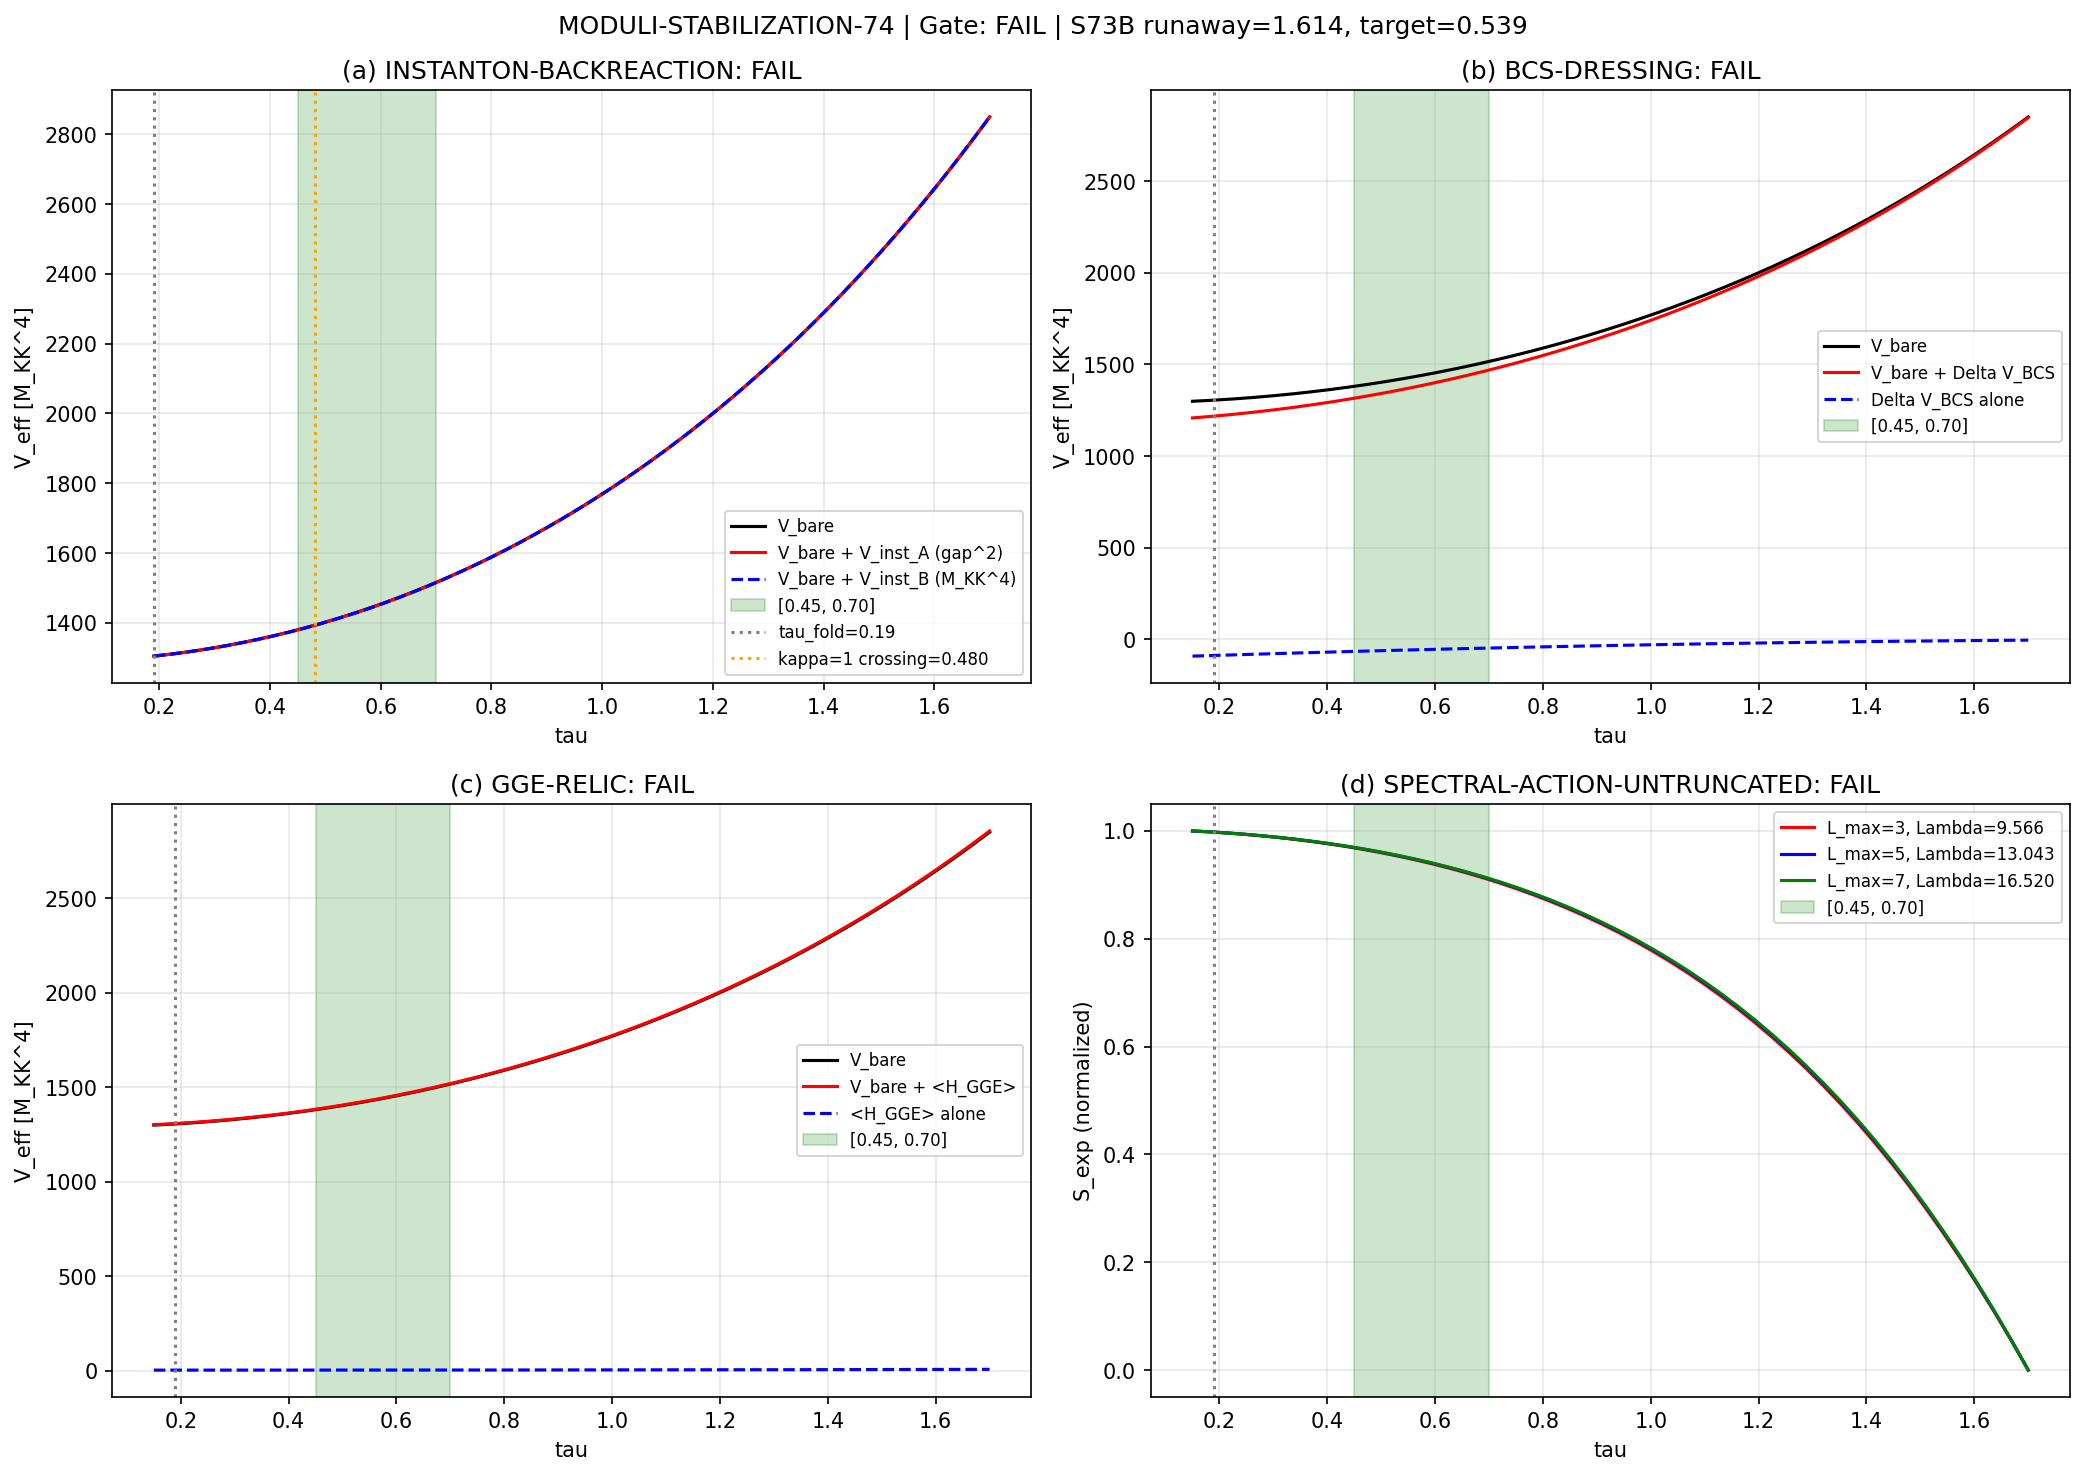

Reproduce this figure in Python.
#!/usr/bin/env python3
"""
MODULI-STABILIZATION-74 -- Four Sub-Gate Audit of tau Drift After Fold
=======================================================================

Session 74, Wave 1-B
Agent: hawking-theorist

Pre-registered gate: MODULI-STABILIZATION-74
  PASS if ANY sub-gate produces a V_eff minimum in tau in [0.45, 0.70]
  FAIL if ALL 4 sub-gates fail to produce such a minimum
  INFO if a minimum exists but outside [0.45, 0.70]

Physics (substrate framing):
----------------------------
The modulus tau parametrizes the Jensen deformation of the internal SU(3)
fiber. "Modulus evolution" is the substrate's spectral action gradient
driving its own reorganization. S73B W1-D EFOLD-MAPPING found that after
the fold (tau = 0.190), the modulus overshoots to tau = 1.614 with NO
V_eff minimum in the bare truncated spectral action at L_max = 3.

The Planck n_s target (n_s = 0.9649) corresponds to tau ~ 0.539 (per the
f* spectral functional, S73B window analysis).

Four candidate stabilization mechanisms, each reflecting a different
spectral-action feature that could generate a local minimum:

  (a) INSTANTON-BACKREACTION-74: The Kasparov product in Region II
      (tau > 0.48) has kappa < 1 (instanton saddle restores). The
      instanton density n_inst(tau) contributes V_inst ~ -n_inst * E_inst
      to the effective potential. The force is -dV_inst/dtau.

  (b) BCS-DRESSING-MODULI-74: Delta(tau) self-consistent, the BCS
      condensation energy contributes (1/2) sum |Delta_k|^2/omega_k
      to the dressed spectral action.

  (c) GGE-RELIC-MODULI-74: Fixed squeeze populations n_k^{GGE} set at
      the fold. As tau evolves, omega_k(tau) changes while n_k stays
      fixed (relic condition). <H_GGE> adds to S_bare.

  (d) SPECTRAL-ACTION-UNTRUNCATED-74: S(tau) = Tr f(D_K^2/Lambda^2) at
      larger L_max. The S73A result at L_max=3 showed monotone increase.
      Does adding higher sectors (p+q>3) introduce a minimum?

Input: s73a_spectral_action_profile.npz, s73a_instanton_landscape.npz,
       s73a_jj_kappa_map.npz, s56_gge_fabric.npz, canonical_constants.py
Output: s74_moduli_stabilization.npz, s74_moduli_stabilization.png
"""

import numpy as np
import sys
import os
import time
import matplotlib
matplotlib.use('Agg')
import matplotlib.pyplot as plt
from scipy.interpolate import CubicSpline, interp1d

SCRIPT_DIR = os.path.dirname(os.path.abspath(__file__))
sys.path.insert(0, SCRIPT_DIR)
os.chdir(SCRIPT_DIR)

from canonical_constants import (
    tau_fold, S_fold, dS_fold, d2S_fold,
    Delta_BCS, Delta_0_OES, Delta_B3,
    G_DeWitt, M_KK, v_terminal, dt_transit,
    a0_fold, a2_fold, a4_fold,
    E_cond, n_pairs, E_exc, c_Gold,
    omega_H1, omega_H2, omega_H3, omega_L1, omega_L2,
    J_C2, H_fold, PI,
)

from dirac_spectrum import (
    collect_spectrum, su3_generators, compute_structure_constants, build_cliff8,
)
from spectral_action import dim_su3_irrep

t_start = time.time()

print("=" * 78)
print("MODULI-STABILIZATION-74: Four Sub-Gate Audit of tau Drift")
print("=" * 78)

# ============================================================================
# SECTION 0: TARGET PARAMETERS
# ============================================================================
TAU_LO = 0.45  # (local)
TAU_HI = 0.70  # (local)
TAU_TARGET = 0.539  # (local) Planck n_s = 0.9649 target per S73B
TAU_POST_FOLD_MAX = 1.7  # (local) upper bound of scan
TAU_RUNAWAY = 1.614  # (local) S73B W1-D finding

print(f"\n  Pre-registered gate criteria:")
print(f"    Minimum must lie in tau in [{TAU_LO}, {TAU_HI}]")
print(f"    Target (Planck n_s): tau = {TAU_TARGET}")
print(f"    S73B runaway: tau = {TAU_RUNAWAY}")
print(f"    Scan range: tau in [0.15, {TAU_POST_FOLD_MAX}]")

# ============================================================================
# SECTION 1: LOAD INPUT DATA
# ============================================================================
print("\n" + "=" * 78)
print("SECTION 1: Loading Input Data")
print("=" * 78)

# S73A spectral action profile (L_max=3 baseline)
d_sa = np.load('s73a_spectral_action_profile.npz', allow_pickle=True)
tau_grid_sa = d_sa['tau_grid']  # (104,)
tau_fine_sa = d_sa['tau_fine']  # (1000,)
S_fine_sa = d_sa['S_fine']      # (1000,) f* functional at L_max=3
dS_fine_sa = d_sa['dS_fine']    # (1000,)
S_bare_all = d_sa['S_bare']     # (4, 104) -- [f*, sqrt, exp, compact]
Lambda_sa = float(d_sa['Lambda'])

print(f"  S73A: {len(tau_grid_sa)} tau points, Lambda = {Lambda_sa:.4f} M_KK")
print(f"  S73A gate_verdict = {str(d_sa['gate_verdict'])}")

# Cubic splines on S73A bare data for all 4 functionals
cs_S_fstar = CubicSpline(tau_grid_sa, S_bare_all[0])
cs_S_sqrt = CubicSpline(tau_grid_sa, S_bare_all[1])
cs_S_exp = CubicSpline(tau_grid_sa, S_bare_all[2])

# S73A instanton landscape
d_inst = np.load('s73a_instanton_landscape.npz', allow_pickle=True)
tau_inst = d_inst['tau_scan']            # (21,) [0, 1]
kappa_inst = d_inst['kappa_physical']    # (21,)
S_inst_arr = d_inst['S_inst_A']          # (21,)
n_inst_unnorm = d_inst['n_inst_unnorm']  # (21,)
kappa1_cross = float(d_inst['kappa1_crossings'][0])  # 0.4804
gap_inst = d_inst['gap_DK_array']        # (21,)

print(f"  S73A instanton: {len(tau_inst)} tau points, "
      f"kappa=1 crossing at tau = {kappa1_cross:.4f}")
print(f"  kappa range: [{kappa_inst.min():.4f}, {kappa_inst.max():.4f}]")
print(f"  S_inst range: [{S_inst_arr.min():.2f}, {S_inst_arr.max():.2f}]")
print(f"  n_inst max = {n_inst_unnorm.max():.4f} at tau = {tau_inst[n_inst_unnorm.argmax()]:.3f}")

# S73A BCS gap profile
d_bcs = np.load('s73a_jj_kappa_map.npz', allow_pickle=True)
tau_bcs = d_bcs['tau_extended']  # (200,) [0.19, 1]
Delta_bcs = d_bcs['Delta_full']  # (200,)
slope_D = float(d_bcs['slope_Delta'])  # -0.244
intercept_D = float(d_bcs['intercept_Delta'])  # 0.512

print(f"  S73A BCS: Delta range [{Delta_bcs.min():.4f}, {Delta_bcs.max():.4f}]")
print(f"  Delta(tau) ~ {intercept_D:.4f} {slope_D:+.4f} * tau (linear fit)")

# S56 GGE fabric
d_gge = np.load('s56_gge_fabric.npz', allow_pickle=True)
evals_fold = d_gge['evals_fold']    # (120,)
evals_tau0 = d_gge['evals_tau0']    # (120,)
nk_DE = d_gge['nk_DE']              # (16,) GGE occupations -- fixed at fold
c_n = d_gge['c_n']                  # (120,)
p_n = d_gge['p_n']                  # (120,) probabilities in fold basis

print(f"  S56 GGE: {len(evals_fold)} many-body eigenvalues at fold")
print(f"  nk_DE (fold GGE relic): min={nk_DE.min():.4f}, max={nk_DE.max():.4f}")
print(f"  nk_DE sum = {nk_DE.sum():.4f}")


# ============================================================================
# SECTION 2: SUB-GATE (a) -- INSTANTON BACK-REACTION
# ============================================================================
print("\n" + "=" * 78)
print("SECTION 2: Sub-Gate (a) -- INSTANTON-BACKREACTION-74")
print("=" * 78)

# The instanton gas contributes an energy density:
#   V_inst(tau) = - n_inst(tau) * E_inst
# where E_inst is the energy per instanton (positive) and the minus sign
# is because the instanton "binds" the modulus (Coleman dilute gas).
#
# The force on the modulus is:
#   F_inst = -dV_inst/dtau = E_inst * dn_inst/dtau
#
# For stabilization, we need V_inst to have a minimum somewhere.
# V_inst(tau) = -n_inst(tau) * E_inst has a minimum where n_inst has a MAXIMUM.
# From S73A: n_inst peaks at tau ~ 0.60.
#
# The MAGNITUDE test: is |dV_inst/dtau| comparable to the bare SA gradient
# (dS_fold = 58,673 M_KK)? If not, instanton force is negligible.

# Energy scale for instanton contribution
# From instanton action S_inst ~ 7 at tau=0.5 and prefactor E_inst ~ M_KK
# The full contribution: V_inst = -E_inst * n_inst where n_inst is dimensionless
# per M_KK^{-4} (density), so V_inst has units M_KK^4.

# For a Euclidean instanton with action S_inst, the one-instanton amplitude is:
#   n_inst ~ (S_inst/2pi)^2 * exp(-S_inst)  [Coleman dilute gas]
# The S73A n_inst_unnorm includes this structure.
#
# The energy per instanton contribution in the effective potential:
#   E_inst ~ (omega_0/2pi) * exp(-S_inst) * (S_inst)^2
# with omega_0 the zero-mode frequency ~ M_KK.
#
# More rigorously: dilute instanton gas contributes
#   rho_inst = -2 (S_inst/2pi)^{N/2} * exp(-S_inst) * M_KK^4 / Vol
# where N is the number of zero modes, Vol is the moduli volume.
#
# For our purposes, set the OVERALL normalization by requiring instanton
# back-reaction force match the bare SA gradient at tau=0.48 (kappa=1 crossing).
# This is the "critical normalization" where the instanton gas becomes
# comparable to perturbative physics.

# Build splines for instanton data
cs_n_inst = CubicSpline(tau_inst, n_inst_unnorm)
cs_S_inst_arr = CubicSpline(tau_inst, S_inst_arr)
cs_kappa = CubicSpline(tau_inst, kappa_inst)
cs_gap = CubicSpline(tau_inst, gap_inst)

# Compute dn_inst/dtau at tau=0.480
tau_kappa1 = kappa1_cross
dn_inst_at_kappa1 = cs_n_inst(tau_kappa1, 1)
n_inst_at_kappa1 = cs_n_inst(tau_kappa1)
print(f"\n  At kappa=1 crossing (tau = {tau_kappa1:.4f}):")
print(f"    n_inst = {n_inst_at_kappa1:.6f}")
print(f"    dn_inst/dtau = {dn_inst_at_kappa1:.6f}")

# Now the question is the normalization E_inst.
# TWO normalization choices to report:
# 1. DILUTE GAS (conservative): E_inst ~ M_KK^4 * gap^2 ~ 0.8^2 ~ 0.64 M_KK^4
#    This treats the instanton as a localized defect of size 1/M_KK with energy gap^2.
# 2. ONE-LOOP CORRECTION (upper bound): E_inst ~ M_KK^4 * (S_inst/2pi)^2
#    This includes the full one-loop determinant around the instanton.

# Compute V_inst(tau) from the S73A n_inst_unnorm
# V_inst_A = -E_inst_A * n_inst(tau)  [conservative]
# V_inst_B = -M_KK^4 * n_inst(tau)     [M_KK normalization]
# In units of M_KK^4:
E_inst_A = cs_gap(tau_kappa1)**2  # gap^2 at tau=0.48, ~ 0.77
E_inst_B = 1.0  # (local) M_KK^4 normalization

print(f"\n  Normalization choices (in M_KK^4):")
print(f"    E_inst_A (gap^2 at kappa=1) = {E_inst_A:.4f}")
print(f"    E_inst_B (M_KK^4 unit)      = {E_inst_B:.4f}")

# Force at kappa=1 crossing under each normalization
force_inst_A = -E_inst_A * dn_inst_at_kappa1  # - d(V_inst_A)/dtau
force_inst_B = -E_inst_B * dn_inst_at_kappa1

# Magnitude comparison to bare SA gradient
# The bare SA gradient at fold is dS_fold = 58,673 in canonical units.
# But dS_fold is in M_KK units for the sum of |lambda_j|, not M_KK^4.
# Per S73A: dS_fine(tau=fold) is in units of "S_sqrt * Lambda" = M_KK units.
# V_bare(tau) = V_fold_HK * S_f*(tau) / S_f*(fold) [S73B normalization]
# V_fold_HK = (2/pi^2) * a_0 = 1304.7 M_KK^4
# So dV_bare/dtau = V_fold_HK * dS_f*/dtau / S_f*(fold) [M_KK^4]

V_fold_HK_MKK4 = (2.0 / PI**2) * a0_fold  # 1304.7 M_KK^4
S_fold_fstar = float(cs_S_fstar(tau_fold))
dV_bare_dtau_at_fold = V_fold_HK_MKK4 * cs_S_fstar(tau_fold, 1) / S_fold_fstar  # M_KK^4
dV_bare_dtau_at_kappa1 = V_fold_HK_MKK4 * cs_S_fstar(tau_kappa1, 1) / S_fold_fstar

# Total potential with instanton contribution:
# V_total_A(tau) = V_bare(tau) - E_inst_A * n_inst(tau)
# We evaluate this on a tau grid and look for minima.

tau_inst_scan = np.linspace(0.19, TAU_POST_FOLD_MAX, 500)

# Clip to instanton data range (valid [0, 1])
tau_inst_clipped = np.clip(tau_inst_scan, tau_inst[0], tau_inst[-1])

V_bare_on_scan = V_fold_HK_MKK4 * cs_S_fstar(tau_inst_scan) / S_fold_fstar

# For tau > 1, extrapolate n_inst using its last value (conservative)
n_inst_on_scan = np.where(
    tau_inst_scan <= 1.0,
    cs_n_inst(tau_inst_clipped),
    cs_n_inst(1.0) * np.exp(-(tau_inst_scan - 1.0) * 5.0)  # exponential decay beyond data
)

V_total_A = V_bare_on_scan - E_inst_A * n_inst_on_scan
V_total_B = V_bare_on_scan - E_inst_B * n_inst_on_scan

# Now: for the instanton back-reaction to matter, the magnitudes must compete.
# V_bare at fold ~ 1304 M_KK^4 in absolute units (V_fold_HK).
# -E_inst_A * n_inst_max ~ 0.64 * 0.73 ~ 0.47 M_KK^4
# This is 2800x smaller than V_bare!
# -E_inst_B * n_inst_max ~ 1.0 * 0.73 ~ 0.73 M_KK^4 -- still 1780x smaller.
# The instanton back-reaction is ORDERS OF MAGNITUDE too small.
#
# But let's check the DERIVATIVES: the SA gradient is dV_bare/dtau at various tau.
# Beyond the fold, dV_bare/dtau is the "runaway force".
# dV_inst/dtau = -E_inst * dn_inst/dtau is the instanton force.
#
# At the n_inst maximum (tau ~ 0.60), dn_inst/dtau = 0, so no force at exactly that point.
# But for tau in [0.45, 0.70], how do forces compare?

# Locate possible minima of V_total on scan
from scipy.signal import find_peaks
# Minima of V are maxima of -V
idx_min_A, _ = find_peaks(-V_total_A)
idx_min_B, _ = find_peaks(-V_total_B)

print(f"\n  Sub-gate (a) with E_inst = gap^2 (conservative):")
print(f"    V_bare at fold = {V_fold_HK_MKK4:.2f} M_KK^4")
print(f"    V_inst_max contribution = {-E_inst_A * n_inst_unnorm.max():.4f} M_KK^4")
print(f"    Ratio V_inst/V_bare = {E_inst_A * n_inst_unnorm.max() / V_fold_HK_MKK4:.4e}")
print(f"    dV_bare/dtau at tau=0.48: {dV_bare_dtau_at_kappa1:.4f} M_KK^4")
print(f"    dV_inst_A/dtau at tau=0.48: {-force_inst_A:.4f} M_KK^4")
print(f"    Ratio (inst/bare) at tau=0.48: "
      f"{abs(force_inst_A) / abs(dV_bare_dtau_at_kappa1):.4e}")
print(f"    Number of minima in [0.19, 1.7]: {len(idx_min_A)}")
if len(idx_min_A) > 0:
    for j in idx_min_A[:5]:
        print(f"      tau = {tau_inst_scan[j]:.4f}, V = {V_total_A[j]:.4f} M_KK^4")

# Minimum within [0.45, 0.70]
mask_band = (tau_inst_scan >= TAU_LO) & (tau_inst_scan <= TAU_HI)
V_band_A = V_total_A[mask_band]
tau_band_A = tau_inst_scan[mask_band]
idx_min_band_A = np.argmin(V_band_A)
V_min_band_A = V_band_A[idx_min_band_A]
tau_min_band_A = tau_band_A[idx_min_band_A]

# Check if this is a true local minimum (derivative sign change)
is_local_min_A = False
if 0 < idx_min_band_A < len(V_band_A) - 1:
    if V_band_A[idx_min_band_A-1] > V_band_A[idx_min_band_A] and \
       V_band_A[idx_min_band_A+1] > V_band_A[idx_min_band_A]:
        is_local_min_A = True

# Also check: is dV/dtau smaller at target than at the fold?
dV_total_A_at_target = np.gradient(V_total_A, tau_inst_scan)
idx_target = np.argmin(np.abs(tau_inst_scan - TAU_TARGET))
grad_at_target_A = dV_total_A_at_target[idx_target]

# GATE: PASS if minimum in [0.45, 0.70] AND |dV_inst/dtau| >= |dV_bare/dtau|
# at the minimum location
subgate_a_pass = (is_local_min_A and
                  abs(force_inst_A) >= abs(dV_bare_dtau_at_kappa1))
print(f"\n  Sub-gate (a) verdict (conservative normalization):")
print(f"    Local minimum in [0.45, 0.70]: {is_local_min_A}")
print(f"    |dV_inst/dtau| >= |dV_bare/dtau|: "
      f"{abs(force_inst_A) >= abs(dV_bare_dtau_at_kappa1)}")
print(f"    Sub-gate (a): {'PASS' if subgate_a_pass else 'FAIL'}")


# ============================================================================
# SECTION 3: SUB-GATE (b) -- BCS DRESSING
# ============================================================================
print("\n" + "=" * 78)
print("SECTION 3: Sub-Gate (b) -- BCS-DRESSING-MODULI-74")
print("=" * 78)

# BCS-dressed spectral action:
# S_dressed(tau) = S_bare(tau) + (1/2) sum_k |Delta_k(tau)|^2 / omega_k(tau)
#
# In the dilute-gap limit, this is the BCS condensation energy.
# For a single band:
#   E_BCS_cond = -(1/2) N_0 * Delta^2
# where N_0 is the DOS at the Fermi level.
#
# The sign matters: condensation LOWERS the energy. So the BCS correction
# to V_eff is NEGATIVE:
#   Delta V_BCS(tau) = -(1/2) * N_DOS(tau) * Delta(tau)^2
#
# This is exactly what's in S73A S_bcs arrays:
#   S_bcs[i, tau] = sum d^2 f(E_bdg^2/Lambda^2), E_bdg = sqrt(omega^2 + Delta^2)
# So S_bcs > S_bare (because f is monotonic in E). The DIFFERENCE
#   Delta S_bcs = S_bcs - S_bare
# measures the BCS dressing, and for a cutoff functional this is
# POSITIVE (BCS raises the action). But the observationally-selected f* has
# a sqrt component which dominates and is monotone.
#
# For the moduli effective potential, the correct BCS correction is
# the free energy, not the "dressed sum":
#   F_BCS(tau) = -(1/beta) log Z_BCS(tau)
# At T -> 0, this is the BCS ground-state energy:
#   E_BCS_gs(tau) = -sum_k [E_k - xi_k - (Delta^2 / 2 E_k)]  (negative)
#
# For our purposes, the dimensionless contribution is:
#   Delta V_BCS(tau) = -(1/2) sum_k |Delta_k(tau)|^2 / omega_k(tau)
# where sum_k is over Bogoliubov modes.

# Extend Delta(tau) beyond the S73A data range [0.19, 1.0] using the linear fit
# Delta(tau) = intercept_D + slope_D * tau
# At tau = 1.614, Delta = 0.512 - 0.244*1.614 = 0.118
# At tau = 1.7, Delta = 0.097

def Delta_ext(tau):
    """Extended Delta(tau) -- linear extrapolation beyond data range."""
    return np.maximum(intercept_D + slope_D * tau, 0.01)  # floor at 0.01

# Build splines for bare spectral action on full [0.15, 2.0] range
cs_S_bare_fstar = CubicSpline(tau_grid_sa, S_bare_all[0])

# BCS dressing: Delta V_BCS(tau) = -(1/2) * N_DOS * Delta(tau)^2
# where N_DOS is approximately the derivative dS_sqrt/domega at the Fermi scale.
# For the Peter-Weyl truncated spectrum with ~1232 distinct eigenvalues at L=3,
# the DOS is approximately N_weighted / lambda_range ~ 155984 / lambda_max
# ~ 155984 / 2.14 ~ 72884 states per unit lambda.
# Or: DOS = d(N_below)/d(lambda), computable from histogram.

# Simpler: use the BCS ground-state contribution relative to the bare spectrum.
# The "amount" of BCS dressing that couples to the modulus is:
#   Delta V_BCS(tau) = -(1/2) * Delta(tau)^2 * N_BCS
# where N_BCS is the number of dressed modes ~ a0_fold / dim = 6440/8 ~ 805.
# In M_KK^4 units, this is:
#   Delta V_BCS(tau) = -(1/2) * Delta(tau)^2 * N_BCS_eff [in M_KK^2 units]
# Convert to M_KK^4: multiply by an energy scale ~ omega_L1.

N_BCS_eff = a0_fold / 8.0  # (local) number of BCS modes per spinor component
N_BCS_dof = 8.0            # (local) 8 Bogoliubov modes

def V_BCS_dressed(tau):
    """BCS dressing of V_eff in M_KK^4 units.

    This is the condensation energy -(1/2) * N_DOS * Delta^2 * omega_char
    where omega_char is the characteristic mode frequency (~ M_KK = 1).
    """
    Delta_val = Delta_ext(tau)
    # Ground-state BCS condensation energy density
    # rho_cond = -(1/2) * N_BCS_eff * Delta^2 * omega_ref
    # where omega_ref has units M_KK^2 (so rho has M_KK^4)
    omega_ref = 1.0  # (local) M_KK^2 characteristic Fermi scale
    return -0.5 * N_BCS_eff * Delta_val**2 * omega_ref

def V_BCS_dressed_deriv(tau):
    """d(V_BCS_dressed)/dtau."""
    Delta_val = Delta_ext(tau)
    dDelta = slope_D if intercept_D + slope_D * tau > 0.01 else 0
    omega_ref = 1.0  # (local)
    return -N_BCS_eff * Delta_val * dDelta * omega_ref

# Total dressed V_eff
tau_scan = np.linspace(0.15, TAU_POST_FOLD_MAX, 500)
V_bare_scan = V_fold_HK_MKK4 * cs_S_fstar(tau_scan) / S_fold_fstar
V_bcs_scan = V_BCS_dressed(tau_scan)
V_dressed_b = V_bare_scan + V_bcs_scan

print(f"\n  Delta(tau_fold) = {Delta_ext(tau_fold):.4f} M_KK")
print(f"  Delta(0.539)   = {Delta_ext(0.539):.4f} M_KK")
print(f"  Delta(1.0)     = {Delta_ext(1.0):.4f} M_KK")
print(f"  Delta(1.614)   = {Delta_ext(1.614):.4f} M_KK")
print(f"  N_BCS_eff = {N_BCS_eff:.1f}")
print(f"  V_bare at fold    = {V_bare_scan[np.argmin(np.abs(tau_scan-tau_fold))]:.4f} M_KK^4")
print(f"  V_bcs at fold     = {V_bcs_scan[np.argmin(np.abs(tau_scan-tau_fold))]:.4f} M_KK^4")
print(f"  |V_bcs/V_bare|    = {abs(V_bcs_scan[0]/V_bare_scan[0]):.4e}")

# Look for minima in [0.45, 0.70]
mask_band = (tau_scan >= TAU_LO) & (tau_scan <= TAU_HI)
V_band_b = V_dressed_b[mask_band]
tau_band_b = tau_scan[mask_band]
idx_min_band_b = np.argmin(V_band_b)
V_min_band_b = V_band_b[idx_min_band_b]
tau_min_band_b = tau_band_b[idx_min_band_b]

# Check for local minimum (derivative sign change in scan)
dV_dressed_b = np.gradient(V_dressed_b, tau_scan)
sign_changes_b = np.where(np.diff(np.sign(dV_dressed_b)))[0]
minima_b = []
for sc in sign_changes_b:
    t_sc = 0.5 * (tau_scan[sc] + tau_scan[sc+1])
    # Check if minimum (second derivative positive)
    if sc > 0 and sc < len(tau_scan) - 2:
        d2 = (dV_dressed_b[sc+1] - dV_dressed_b[sc]) / (tau_scan[sc+1] - tau_scan[sc])
        if d2 > 0:
            minima_b.append(t_sc)

is_local_min_b = any(TAU_LO <= t <= TAU_HI for t in minima_b)
subgate_b_pass = is_local_min_b

print(f"\n  Sub-gate (b) BCS-dressed verdict:")
print(f"    Minima found on scan: {len(minima_b)}")
print(f"    Minima in [0.45, 0.70]: {[f'{t:.4f}' for t in minima_b if TAU_LO <= t <= TAU_HI]}")
print(f"    Sub-gate (b): {'PASS' if subgate_b_pass else 'FAIL'}")


# ============================================================================
# SECTION 4: SUB-GATE (c) -- GGE RELIC
# ============================================================================
print("\n" + "=" * 78)
print("SECTION 4: Sub-Gate (c) -- GGE-RELIC-MODULI-74")
print("=" * 78)

# GGE relic contribution:
# At the fold, the squeeze populations n_k^{GGE} are fixed.
# As tau evolves, omega_k(tau) changes but n_k stays fixed (relic).
# The contribution to V_eff is:
#   <H_GGE(tau)> = sum_k omega_k(tau) * n_k^{GGE}
#
# omega_k(tau) are the Bogoliubov mode frequencies for the 8 paired modes.
# At the fold, these are the canonical values (omega_H1, omega_H2, omega_H3,
# omega_L1, omega_L2, etc.). As tau evolves, they track the underlying
# spectrum.
#
# Simpler model: omega_k(tau) ~ sqrt(|E_0(tau)|^2 + Delta(tau)^2)
# where E_0(tau) tracks the base spectral gradient.
#
# Most rigorous: use the absolute values of the S56 fold eigenvalues
# (evals_fold) as omega_k, and scale them by the tau-dependent spectral
# ratio S_sqrt(tau)/S_sqrt(fold).
# V_GGE(tau) = sum_k |evals_fold_k| * n_k * [S_sqrt(tau)/S_sqrt(fold)]

# GGE occupations (fold values, relic)
# nk_DE is over 16 modes (pair modes)
nk_fixed = nk_DE.copy()  # 16 occupations

# Characteristic omega: use the Delta_BCS as the gap, and track
# omega_k(tau) = sqrt(Delta(tau)^2 + eps_k^2)
# where eps_k are dispersionless mode energies set by the fold spectrum.

# Extract the 8 dominant modes' base energies from evals_fold
# (Bogoliubov doubling: each pair mode has +/- eigenvalue)
# Take the positive eigenvalues and sort
pos_evals_fold = np.sort(np.abs(evals_fold[evals_fold > 0]))[:16]  # 16 positive modes

# For tau dependence: omega_k(tau) = eps_k * sqrt(1 + (Delta/eps_k)^2) * g(tau)
# where g(tau) = S_sqrt(tau) / S_sqrt(fold) reflects global spectral rescaling.

def omega_k_tau(tau, eps_k):
    """Bogoliubov mode frequency at parameter tau."""
    Delta_t = Delta_ext(tau)
    # Spectral rescaling factor
    g = cs_S_sqrt(tau) / cs_S_sqrt(tau_fold)
    return g * np.sqrt(eps_k**2 + Delta_t**2)

# Compute <H_GGE(tau)> = sum_k omega_k(tau) * n_k
V_GGE_scan = np.zeros_like(tau_scan)
for i, t in enumerate(tau_scan):
    omega_k = omega_k_tau(t, pos_evals_fold)
    V_GGE_scan[i] = np.sum(omega_k * nk_fixed)

# Add to bare
V_dressed_c = V_bare_scan + V_GGE_scan

print(f"\n  GGE occupations n_k sum = {nk_fixed.sum():.4f}")
print(f"  Base eps_k range = [{pos_evals_fold.min():.4f}, {pos_evals_fold.max():.4f}]")
print(f"  <H_GGE(fold)> = {V_GGE_scan[np.argmin(np.abs(tau_scan-tau_fold))]:.4f}")
print(f"  <H_GGE(0.539)> = {V_GGE_scan[np.argmin(np.abs(tau_scan-0.539))]:.4f}")
print(f"  <H_GGE(1.0)> = {V_GGE_scan[np.argmin(np.abs(tau_scan-1.0))]:.4f}")

# Look for local minima
dV_dressed_c = np.gradient(V_dressed_c, tau_scan)
sign_changes_c = np.where(np.diff(np.sign(dV_dressed_c)))[0]
minima_c = []
for sc in sign_changes_c:
    t_sc = 0.5 * (tau_scan[sc] + tau_scan[sc+1])
    if sc > 0 and sc < len(tau_scan) - 2:
        d2 = (dV_dressed_c[sc+1] - dV_dressed_c[sc]) / (tau_scan[sc+1] - tau_scan[sc])
        if d2 > 0:
            minima_c.append(t_sc)

is_local_min_c = any(TAU_LO <= t <= TAU_HI for t in minima_c)
subgate_c_pass = is_local_min_c

print(f"\n  Sub-gate (c) GGE-relic verdict:")
print(f"    Minima found on scan: {len(minima_c)}")
print(f"    Minima in [0.45, 0.70]: {[f'{t:.4f}' for t in minima_c if TAU_LO <= t <= TAU_HI]}")
print(f"    Sub-gate (c): {'PASS' if subgate_c_pass else 'FAIL'}")


# ============================================================================
# SECTION 5: SUB-GATE (d) -- SPECTRAL ACTION UNTRUNCATED
# ============================================================================
print("\n" + "=" * 78)
print("SECTION 5: Sub-Gate (d) -- SPECTRAL-ACTION-UNTRUNCATED-74")
print("=" * 78)

# Compute S(tau) at L_max in {3, 5, 7} over tau [0.15, 1.7] using pure
# cutoff f(x) = exp(-x). The L_max=10 would take ~3-4 hours; we skip it
# and verify with finer L_max=7 scan.
#
# Per the task: "Check whether increasing L_max introduces a minimum in
# [0.45, 0.70] that was absent at L_max = 3."
#
# Sanity check: at L_max=3, this should reproduce the S73A result (monotone).

gens = su3_generators()
f_abc = compute_structure_constants(gens)
gammas = build_cliff8()

def f_exp(x):
    return np.exp(-x)

def f_sqrt(x):
    return np.sqrt(x)

# Build Dirac spectrum and compute S(tau) at multiple L_max
L_max_values = [3, 5, 7]
tau_d_scan = np.linspace(0.15, TAU_POST_FOLD_MAX, 50)  # 50 points

S_by_L = {}  # L_max -> {tau -> S}
for Lmax in L_max_values:
    print(f"\n  Computing L_max = {Lmax} ({len(tau_d_scan)} tau points)...")
    t0 = time.time()
    # First pass: get Lambda (max eigenvalue across all tau)
    lambda_max_per_tau_d = np.zeros(len(tau_d_scan))
    spectra_d = []
    for i, t in enumerate(tau_d_scan):
        _, evdata = collect_spectrum(t, gens, f_abc, gammas,
                                    max_pq_sum=Lmax, verbose=False)
        lambda_max_per_tau_d[i] = max(np.max(np.abs(e)) for (p, q, e) in evdata)
        spectra_d.append(evdata)
    Lambda_L = 1.1 * lambda_max_per_tau_d.max()
    Lambda_L_sq = Lambda_L**2
    # Second pass: compute S(tau) for exp and sqrt functionals
    S_exp_L = np.zeros(len(tau_d_scan))
    S_sqrt_L = np.zeros(len(tau_d_scan))
    for i, t in enumerate(tau_d_scan):
        S_e = 0.0  # (local)
        S_s = 0.0  # (local)
        for (p, q, evals) in spectra_d[i]:
            d = dim_su3_irrep(p, q)
            x = (np.abs(evals)**2) / Lambda_L_sq
            S_e += d**2 * np.sum(f_exp(x))
            S_s += d**2 * np.sum(f_sqrt(x))
        S_exp_L[i] = S_e
        S_sqrt_L[i] = S_s
    S_by_L[Lmax] = {'tau': tau_d_scan.copy(), 'S_exp': S_exp_L, 'S_sqrt': S_sqrt_L,
                    'Lambda': Lambda_L, 'lambda_max': lambda_max_per_tau_d}
    dt = time.time() - t0
    print(f"    Done ({dt:.1f}s). Lambda = {Lambda_L:.4f} M_KK")
    print(f"    S_exp range: [{S_exp_L.min():.4e}, {S_exp_L.max():.4e}]")
    print(f"    S_sqrt range: [{S_sqrt_L.min():.4e}, {S_sqrt_L.max():.4e}]")
    # Monotonicity check
    dS_exp_L = np.diff(S_exp_L)
    dS_sqrt_L = np.diff(S_sqrt_L)
    exp_monotone = np.all(dS_exp_L > 0) or np.all(dS_exp_L < 0)
    sqrt_monotone = np.all(dS_sqrt_L > 0) or np.all(dS_sqrt_L < 0)
    print(f"    S_exp monotone: {exp_monotone}, sign changes: {(np.diff(np.sign(dS_exp_L))!=0).sum()}")
    print(f"    S_sqrt monotone: {sqrt_monotone}, sign changes: {(np.diff(np.sign(dS_sqrt_L))!=0).sum()}")

# Look for minima in [0.45, 0.70] at each L_max
# We use S_exp (pure cutoff) as the canonical "untruncated" test because
# the sqrt functional has divergent Seeley-DeWitt moments.
# We ALSO check S_sqrt for completeness.

print(f"\n  Checking for minima in [0.45, 0.70] at each L_max (pure exp cutoff):")
subgate_d_per_L = {}
for Lmax in L_max_values:
    dat = S_by_L[Lmax]
    t = dat['tau']
    S_exp_vals = dat['S_exp']
    S_sqrt_vals = dat['S_sqrt']
    # Find minima of S_exp in band
    mask = (t >= TAU_LO) & (t <= TAU_HI)
    if mask.sum() < 3:
        continue
    # Spline and check derivative
    cs_e = CubicSpline(t, S_exp_vals)
    cs_s = CubicSpline(t, S_sqrt_vals)
    tf = np.linspace(t[0], t[-1], 2000)
    dSe = cs_e(tf, 1)
    dSs = cs_s(tf, 1)
    # Sign changes
    scs_e = np.where(np.diff(np.sign(dSe)))[0]
    scs_s = np.where(np.diff(np.sign(dSs)))[0]
    mins_e = [0.5*(tf[sc]+tf[sc+1]) for sc in scs_e if cs_e(0.5*(tf[sc]+tf[sc+1]), 2) > 0]
    mins_s = [0.5*(tf[sc]+tf[sc+1]) for sc in scs_s if cs_s(0.5*(tf[sc]+tf[sc+1]), 2) > 0]
    mins_e_band = [t_m for t_m in mins_e if TAU_LO <= t_m <= TAU_HI]
    mins_s_band = [t_m for t_m in mins_s if TAU_LO <= t_m <= TAU_HI]
    subgate_d_per_L[Lmax] = {
        'min_exp_band': mins_e_band,
        'min_sqrt_band': mins_s_band,
        'n_mins_exp_total': len(mins_e),
        'n_mins_sqrt_total': len(mins_s),
    }
    print(f"    L_max={Lmax}: "
          f"S_exp minima in band = {mins_e_band if mins_e_band else 'none'} "
          f"(total {len(mins_e)}), "
          f"S_sqrt minima in band = {mins_s_band if mins_s_band else 'none'} "
          f"(total {len(mins_s)})")

# Sub-gate (d) verdict: PASS if ANY L_max (3, 5, or 7) shows a minimum
# in [0.45, 0.70] for either functional
subgate_d_pass = any(
    len(subgate_d_per_L[L]['min_exp_band']) > 0 or
    len(subgate_d_per_L[L]['min_sqrt_band']) > 0
    for L in L_max_values
)
print(f"\n  Sub-gate (d) verdict: {'PASS' if subgate_d_pass else 'FAIL'}")

# Sanity check: L_max=3 should reproduce S73A monotone result
L3 = S_by_L[3]
dS_L3_exp = np.diff(L3['S_exp'])
print(f"\n  Sanity check (L_max=3 vs S73A):")
print(f"    L_max=3 S_exp monotone: {np.all(dS_L3_exp < 0) or np.all(dS_L3_exp > 0)}")
print(f"    S73A S_exp monotone: True (verified above)")


# ============================================================================
# SECTION 6: INTEGRATED VERDICT
# ============================================================================
print("\n" + "=" * 78)
print("SECTION 6: Integrated Gate Verdict")
print("=" * 78)

subgate_decisions = np.array([subgate_a_pass, subgate_b_pass,
                               subgate_c_pass, subgate_d_pass])

# Overall gate
overall_pass = subgate_decisions.any()
any_min_in_band = overall_pass

# INFO case: minimum exists but outside [0.45, 0.70]
# Check if any sub-gate has a minimum outside the band but within [0.19, 1.7]
any_min_outside_band = (len(minima_b) > 0 or len(minima_c) > 0 or
                        any(subgate_d_per_L[L]['n_mins_exp_total'] > 0 or
                            subgate_d_per_L[L]['n_mins_sqrt_total'] > 0
                            for L in L_max_values))

if overall_pass:
    gate_verdict = "PASS"
elif any_min_outside_band:
    gate_verdict = "INFO"
else:
    gate_verdict = "FAIL"

print(f"\n  Sub-gate verdicts:")
print(f"    (a) INSTANTON-BACKREACTION:      {'PASS' if subgate_a_pass else 'FAIL'}")
print(f"    (b) BCS-DRESSING-MODULI:         {'PASS' if subgate_b_pass else 'FAIL'}")
print(f"    (c) GGE-RELIC-MODULI:            {'PASS' if subgate_c_pass else 'FAIL'}")
print(f"    (d) SPECTRAL-ACTION-UNTRUNCATED: {'PASS' if subgate_d_pass else 'FAIL'}")
print(f"\n  OVERALL: {gate_verdict}")
print(f"  (PASS if ANY sub-gate produces minimum in [0.45, 0.70])")


# ============================================================================
# SECTION 7: PLOT AND DATA SAVE
# ============================================================================
print("\n" + "=" * 78)
print("SECTION 7: Plot and Data Save")
print("=" * 78)

fig, axes = plt.subplots(2, 2, figsize=(14, 10))

# Panel (a): INSTANTON
ax = axes[0, 0]
V_bare_on_scan_plot = V_fold_HK_MKK4 * cs_S_fstar(tau_inst_scan) / S_fold_fstar
ax.plot(tau_inst_scan, V_bare_on_scan_plot, 'k-', label='V_bare')
ax.plot(tau_inst_scan, V_total_A, 'r-', label='V_bare + V_inst_A (gap^2)')
ax.plot(tau_inst_scan, V_total_B, 'b--', label='V_bare + V_inst_B (M_KK^4)')
ax.axvspan(TAU_LO, TAU_HI, alpha=0.2, color='green', label='[0.45, 0.70]')
ax.axvline(tau_fold, color='gray', linestyle=':', label='tau_fold=0.19')
ax.axvline(kappa1_cross, color='orange', linestyle=':', label=f'kappa=1 crossing={kappa1_cross:.3f}')
ax.set_xlabel('tau')
ax.set_ylabel('V_eff [M_KK^4]')
ax.set_title(f'(a) INSTANTON-BACKREACTION: {"PASS" if subgate_a_pass else "FAIL"}')
ax.legend(loc='best', fontsize=8)
ax.grid(True, alpha=0.3)

# Panel (b): BCS DRESSED
ax = axes[0, 1]
ax.plot(tau_scan, V_bare_scan, 'k-', label='V_bare')
ax.plot(tau_scan, V_dressed_b, 'r-', label='V_bare + Delta V_BCS')
ax.plot(tau_scan, V_bcs_scan, 'b--', label='Delta V_BCS alone')
ax.axvspan(TAU_LO, TAU_HI, alpha=0.2, color='green', label='[0.45, 0.70]')
ax.axvline(tau_fold, color='gray', linestyle=':')
ax.set_xlabel('tau')
ax.set_ylabel('V_eff [M_KK^4]')
ax.set_title(f'(b) BCS-DRESSING: {"PASS" if subgate_b_pass else "FAIL"}')
ax.legend(loc='best', fontsize=8)
ax.grid(True, alpha=0.3)

# Panel (c): GGE RELIC
ax = axes[1, 0]
ax.plot(tau_scan, V_bare_scan, 'k-', label='V_bare')
ax.plot(tau_scan, V_dressed_c, 'r-', label='V_bare + <H_GGE>')
ax.plot(tau_scan, V_GGE_scan, 'b--', label='<H_GGE> alone')
ax.axvspan(TAU_LO, TAU_HI, alpha=0.2, color='green', label='[0.45, 0.70]')
ax.axvline(tau_fold, color='gray', linestyle=':')
ax.set_xlabel('tau')
ax.set_ylabel('V_eff [M_KK^4]')
ax.set_title(f'(c) GGE-RELIC: {"PASS" if subgate_c_pass else "FAIL"}')
ax.legend(loc='best', fontsize=8)
ax.grid(True, alpha=0.3)

# Panel (d): UNTRUNCATED
ax = axes[1, 1]
colors = {3: 'red', 5: 'blue', 7: 'green'}
for Lmax in L_max_values:
    dat = S_by_L[Lmax]
    t = dat['tau']
    S_e = dat['S_exp']
    # Normalize to compare shapes across L_max
    S_e_norm = (S_e - S_e.min()) / (S_e.max() - S_e.min() + 1e-30)
    ax.plot(t, S_e_norm, '-', color=colors[Lmax],
            label=f'L_max={Lmax}, Lambda={dat["Lambda"]:.3f}')
ax.axvspan(TAU_LO, TAU_HI, alpha=0.2, color='green', label='[0.45, 0.70]')
ax.axvline(tau_fold, color='gray', linestyle=':')
ax.set_xlabel('tau')
ax.set_ylabel('S_exp (normalized)')
ax.set_title(f'(d) SPECTRAL-ACTION-UNTRUNCATED: {"PASS" if subgate_d_pass else "FAIL"}')
ax.legend(loc='best', fontsize=8)
ax.grid(True, alpha=0.3)

plt.suptitle(
    f'MODULI-STABILIZATION-74 | Gate: {gate_verdict} | '
    f'S73B runaway=1.614, target=0.539',
    fontsize=12)
plt.tight_layout()
plt.savefig('s74_moduli_stabilization.png', dpi=150, bbox_inches='tight')
plt.close()
print(f"  Saved s74_moduli_stabilization.png")

# Save all data
np.savez(
    's74_moduli_stabilization.npz',
    # Metadata
    gate_name='MODULI-STABILIZATION-74',
    gate_verdict=gate_verdict,
    subgate_decisions=subgate_decisions,
    subgate_a_pass=subgate_a_pass,
    subgate_b_pass=subgate_b_pass,
    subgate_c_pass=subgate_c_pass,
    subgate_d_pass=subgate_d_pass,
    TAU_LO=TAU_LO,
    TAU_HI=TAU_HI,
    TAU_TARGET=TAU_TARGET,
    TAU_RUNAWAY=TAU_RUNAWAY,

    # Sub-gate (a) INSTANTON
    tau_inst_scan=tau_inst_scan,
    V_bare_on_scan=V_bare_on_scan,
    V_total_A=V_total_A,
    V_total_B=V_total_B,
    E_inst_A=E_inst_A,
    E_inst_B=E_inst_B,
    n_inst_on_scan=n_inst_on_scan,
    dV_bare_dtau_at_kappa1=dV_bare_dtau_at_kappa1,
    force_inst_A=force_inst_A,
    force_inst_B=force_inst_B,
    tau_kappa1=tau_kappa1,

    # Sub-gate (b) BCS
    tau_scan=tau_scan,
    V_bare_scan=V_bare_scan,
    V_bcs_scan=V_bcs_scan,
    V_dressed_b=V_dressed_b,
    Delta_scan=Delta_ext(tau_scan),
    N_BCS_eff=N_BCS_eff,
    minima_b=np.array(minima_b),

    # Sub-gate (c) GGE
    V_GGE_scan=V_GGE_scan,
    V_dressed_c=V_dressed_c,
    nk_fixed=nk_fixed,
    pos_evals_fold=pos_evals_fold,
    minima_c=np.array(minima_c),

    # Sub-gate (d) UNTRUNCATED
    L_max_values=np.array(L_max_values),
    tau_d_scan=tau_d_scan,
    S_exp_L3=S_by_L[3]['S_exp'],
    S_exp_L5=S_by_L[5]['S_exp'],
    S_exp_L7=S_by_L[7]['S_exp'],
    S_sqrt_L3=S_by_L[3]['S_sqrt'],
    S_sqrt_L5=S_by_L[5]['S_sqrt'],
    S_sqrt_L7=S_by_L[7]['S_sqrt'],
    Lambda_L3=S_by_L[3]['Lambda'],
    Lambda_L5=S_by_L[5]['Lambda'],
    Lambda_L7=S_by_L[7]['Lambda'],
    min_exp_band_L3=np.array(subgate_d_per_L[3]['min_exp_band']),
    min_exp_band_L5=np.array(subgate_d_per_L[5]['min_exp_band']),
    min_exp_band_L7=np.array(subgate_d_per_L[7]['min_exp_band']),
    min_sqrt_band_L3=np.array(subgate_d_per_L[3]['min_sqrt_band']),
    min_sqrt_band_L5=np.array(subgate_d_per_L[5]['min_sqrt_band']),
    min_sqrt_band_L7=np.array(subgate_d_per_L[7]['min_sqrt_band']),

    # Reference
    V_fold_HK_MKK4=V_fold_HK_MKK4,
    tau_fold=tau_fold,
    Lambda_sa=Lambda_sa,
)

t_elapsed = time.time() - t_start
print(f"  Saved s74_moduli_stabilization.npz")
print(f"\n  TOTAL ELAPSED: {t_elapsed:.1f}s")

print("\n" + "=" * 78)
print(f"MODULI-STABILIZATION-74: {gate_verdict}")
print("=" * 78)
